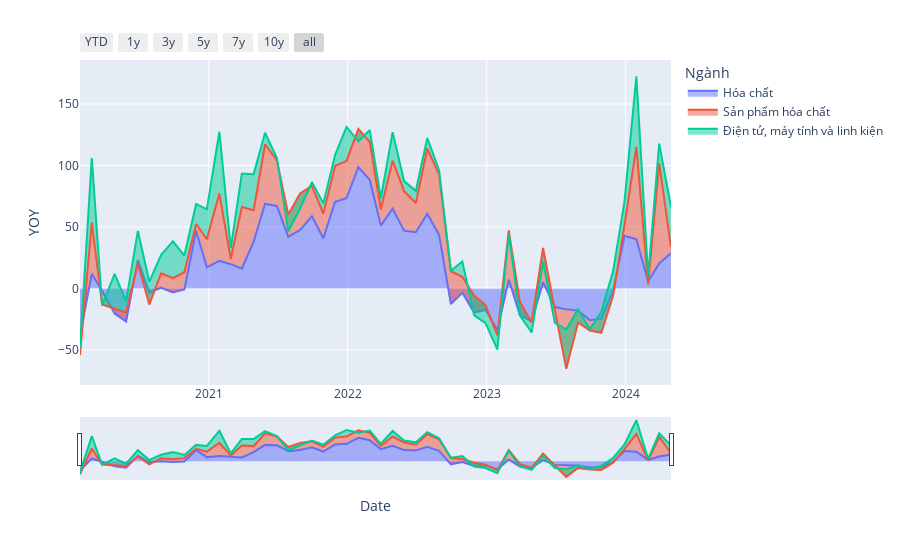

The code cell stored with this chart in its notebook:
### Code cell
import pandas as pd
import plotly.express as px
import plotly.graph_objects as go

df_show = dfs_xk[
    (
        (dfs_xk["Ngành"] == "Điện tử, máy tính và linh kiện")
        # | (dfs_xk["Ngành"] == "Điện thoại và linh kiện")
        # | (dfs_xk["Ngành"] == "Máy móc thiết bị, dụng cụ PT khác")
        # | (dfs_xk["Ngành"] == "Dệt, may")
        # | (dfs_xk["Ngành"] == "Giày dép")
        # | (dfs_xk["Ngành"] == "Thủy sản")
        # | (dfs_xk["Ngành"] == "Sắt thép")
        # | (dfs_xk["Ngành"] == "Rau quả")
        # | (dfs_xk["Ngành"] == "Hạt điều")
        # | (dfs_xk["Ngành"] == "Cà phê")
        # | (dfs_xk["Ngành"] == "Chè")
        # | (dfs_xk["Ngành"] == "Gạo")
        | (dfs_xk["Ngành"] == "Hóa chất")
        | (dfs_xk["Ngành"] == "Sản phẩm hóa chất")
    )
    & (dfs_xk["Date"] > "2020-01-01")
]

fig = px.area(df_show, x="Date", y="YOY", color="Ngành")

fig.update_xaxes(
    rangeslider_visible=True,
    rangeselector=dict(
        buttons=[
            dict(count=1, label="YTD", step="year", stepmode="todate"),
            dict(count=1, label="1y", step="year", stepmode="backward"),
            dict(count=3, label="3y", step="year", stepmode="backward"),
            dict(count=5, label="5y", step="year", stepmode="backward"),
            dict(count=7, label="7y", step="year", stepmode="backward"),
            dict(count=10, label="10y", step="year", stepmode="backward"),
            dict(step="all"),
        ]
    ),
)

fig.show()

### Figure 1 — Plotly figure (JSON) as saved in the notebook; plotly's stock layout.template omitted (floating-point values rounded to 4 significant figures)
{"data": [{"fillpattern": {"shape": ""}, "hovertemplate": "Ngành=Hóa chất<br>Date=%{x}<br>YOY=%{y}<extra></extra>", "legendgroup": "Hóa chất", "line": {"color": "#636efa"}, "marker": {"symbol": "circle"}, "mode": "lines", "name": "Hóa chất", "orientation": "v", "showlegend": true, "stackgroup": "1", "type": "scatter", "x": ["2024-04-29T00:00:00", "2024-03-29T00:00:00", "2024-02-29T00:00:00", "2024-01-29T00:00:00", "2023-12-29T00:00:00", "2023-11-29T00:00:00", "2023-10-29T00:00:00", "2023-09-29T00:00:00", "2023-08-29T00:00:00", "2023-07-29T00:00:00", "2023-06-29T00:00:00", "2023-05-29T00:00:00", "2023-04-29T00:00:00", "2023-03-29T00:00:00", "2023-02-28T00:00:00", "2023-01-29T00:00:00", "2022-12-29T00:00:00", "2022-11-29T00:00:00", "2022-10-29T00:00:00", "2022-09-29T00:00:00", "2022-08-29T00:00:00", "2022-07-29T00:00:00", "2022-06-29T00:00:00", "2022-05-29T00:00:00", "2022-04-29T00:00:00", "2022-03-29T00:00:00", "2022-02-28T00:00:00", "2022-01-29T00:00:00", "2021-12-29T00:00:00", "2021-11-29T00:00:00", "2021-10-29T00:00:00", "2021-09-29T00:00:00", "2021-08-29T00:00:00", "2021-07-29T00:00:00", "2021-06-29T00:00:00", "2021-05-29T00:00:00", "2021-04-29T00:00:00", "2021-03-29T00:00:00", "2021-02-28T00:00:00", "2021-01-29T00:00:00", "2020-12-27T00:00:00", "2020-11-29T00:00:00", "2020-10-29T00:00:00", "2020-09-29T00:00:00", "2020-08-29T00:00:00", "2020-07-29T00:00:00", "2020-06-29T00:00:00", "2020-05-29T00:00:00", "2020-04-29T00:00:00", "2020-03-27T00:00:00", "2020-02-29T00:00:00", "2020-01-29T00:00:00"], "xaxis": "x", "y": [28.68, 20.32, 5.719, 39.96, 42.79, -1.813, -24.57, -25.92, -18.01, -17.01, -15.11, 5.117, -26.89, -21.53, 7.184, -34.01, -17.54, -19.56, -3.556, -12.69, 43.54, 60.75, 45.69, 46.99, 64.82, 51.08, 88.22, 98.56, 73.43, 70.46, 40.77, 58.76, 47.54, 41.98, 67.1, 68.82, 38.15, 16.08, 19.73, 22.5, 17.16, 46.91, -0.7814, -3.294, 0.6051, -3.3, 23.21, -26.93, -20.45, -1.839, 11.9, -38.59], "yaxis": "y"}, {"fillpattern": {"shape": ""}, "hovertemplate": "Ngành=Sản phẩm hóa chất<br>Date=%{x}<br>YOY=%{y}<extra></extra>", "legendgroup": "Sản phẩm hóa chất", "line": {"color": "#EF553B"}, "marker": {"symbol": "circle"}, "mode": "lines", "name": "Sản phẩm hóa chất", "orientation": "v", "showlegend": true, "stackgroup": "1", "type": "scatter", "x": ["2024-04-29T00:00:00", "2024-03-29T00:00:00", "2024-02-29T00:00:00", "2024-01-29T00:00:00", "2023-12-29T00:00:00", "2023-11-29T00:00:00", "2023-10-29T00:00:00", "2023-09-29T00:00:00", "2023-08-29T00:00:00", "2023-07-29T00:00:00", "2023-06-29T00:00:00", "2023-05-29T00:00:00", "2023-04-29T00:00:00", "2023-03-29T00:00:00", "2023-02-28T00:00:00", "2023-01-29T00:00:00", "2022-12-29T00:00:00", "2022-11-29T00:00:00", "2022-10-29T00:00:00", "2022-09-29T00:00:00", "2022-08-29T00:00:00", "2022-07-29T00:00:00", "2022-06-29T00:00:00", "2022-05-29T00:00:00", "2022-04-29T00:00:00", "2022-03-29T00:00:00", "2022-02-28T00:00:00", "2022-01-29T00:00:00", "2021-12-29T00:00:00", "2021-11-29T00:00:00", "2021-10-29T00:00:00", "2021-09-29T00:00:00", "2021-08-29T00:00:00", "2021-07-29T00:00:00", "2021-06-29T00:00:00", "2021-05-29T00:00:00", "2021-04-29T00:00:00", "2021-03-29T00:00:00", "2021-02-28T00:00:00", "2021-01-29T00:00:00", "2020-12-27T00:00:00", "2020-11-29T00:00:00", "2020-10-29T00:00:00", "2020-09-29T00:00:00", "2020-08-29T00:00:00", "2020-07-29T00:00:00", "2020-06-29T00:00:00", "2020-05-29T00:00:00", "2020-04-29T00:00:00", "2020-03-27T00:00:00", "2020-02-29T00:00:00", "2020-01-29T00:00:00"], "xaxis": "x", "y": [4.955, 81.46, -2.468, 75.15, 9.119, -4.192, -11.47, -8.329, -9.707, -48.29, -2.486, 27.9, -0.889, 10.69, 40.09, -4.098, 4.013, 13.72, 13.06, 26.66, 48.97, 52.99, 23.81, 32.07, 39.09, 13.32, 30.88, 31.23, 30.23, 29.2, 20.06, 24.73, 29.65, 18.22, 37.07, 48.43, 25.44, 50.2, 4.232, 54.68, 22.85, 5.522, 13.94, 11.69, 11.74, -9.841, -2.985, 7.439, 4.052, -11.27, 41.68, -15.69], "yaxis": "y"}, {"fillpattern": {"shape": ""}, "hovertemplate": "Ngành=Điện tử, máy tính và linh kiện<br>Date=%{x}<br>YOY=%{y}<extra></extra>", "legendgroup": "Điện tử, máy tính và linh kiện", "line": {"color": "#00cc96"}, "marker": {"symbol": "circle"}, "mode": "lines", "name": "Điện tử, máy tính và linh kiện", "orientation": "v", "showlegend": true, "stackgroup": "1", "type": "scatter", "x": ["2024-04-29T00:00:00", "2024-03-29T00:00:00", "2024-02-29T00:00:00", "2024-01-29T00:00:00", "2023-12-29T00:00:00", "2023-11-29T00:00:00", "2023-10-29T00:00:00", "2023-09-29T00:00:00", "2023-08-29T00:00:00", "2023-07-29T00:00:00", "2023-06-29T00:00:00", "2023-05-29T00:00:00", "2023-04-29T00:00:00", "2023-03-29T00:00:00", "2023-02-28T00:00:00", "2023-01-29T00:00:00", "2022-12-29T00:00:00", "2022-11-29T00:00:00", "2022-10-29T00:00:00", "2022-09-29T00:00:00", "2022-08-29T00:00:00", "2022-07-29T00:00:00", "2022-06-29T00:00:00", "2022-05-29T00:00:00", "2022-04-29T00:00:00", "2022-03-29T00:00:00", "2022-02-28T00:00:00", "2022-01-29T00:00:00", "2021-12-29T00:00:00", "2021-11-29T00:00:00", "2021-10-29T00:00:00", "2021-09-29T00:00:00", "2021-08-29T00:00:00", "2021-07-29T00:00:00", "2021-06-29T00:00:00", "2021-05-29T00:00:00", "2021-04-29T00:00:00", "2021-03-29T00:00:00", "2021-02-28T00:00:00", "2021-01-29T00:00:00", "2020-12-27T00:00:00", "2020-11-29T00:00:00", "2020-10-29T00:00:00", "2020-09-29T00:00:00", "2020-08-29T00:00:00", "2020-07-29T00:00:00", "2020-06-29T00:00:00", "2020-05-29T00:00:00", "2020-04-29T00:00:00", "2020-03-27T00:00:00", "2020-02-29T00:00:00", "2020-01-29T00:00:00"], "xaxis": "x", "y": [32.56, 15.95, 6.335, 57.43, 19.16, 20.15, 17.12, 1.144, 10.77, 31.96, -10.45, -11.44, -8.084, -11.03, -2.569, -11.54, -14.67, -16.07, 12.35, 0.4396, 3.707, 8.584, 9.876, 8.253, 23.17, 8.947, 9.679, -10.18, 27.71, 9.035, 8.335, 2.977, -11.99, -13.87, 1.799, 9.365, 29.36, 27.12, 9.088, 50.24, 24.3, 16.3, 13.63, 29.92, 15.05, 18.53, 26.56, 9.044, 28.23, -0.7242, 52.38, 5.598], "yaxis": "y"}], "layout": {"legend": {"title": {"text": "Ngành"}, "tracegroupgap": 0}, "margin": {"t": 60}, "xaxis": {"anchor": "y", "domain": [0, 1], "rangeselector": {"buttons": [{"count": 1, "label": "YTD", "step": "year", "stepmode": "todate"}, {"count": 1, "label": "1y", "step": "year", "stepmode": "backward"}, {"count": 3, "label": "3y", "step": "year", "stepmode": "backward"}, {"count": 5, "label": "5y", "step": "year", "stepmode": "backward"}, {"count": 7, "label": "7y", "step": "year", "stepmode": "backward"}, {"count": 10, "label": "10y", "step": "year", "stepmode": "backward"}, {"step": "all"}]}, "rangeslider": {"visible": true}, "title": {"text": "Date"}}, "yaxis": {"anchor": "x", "domain": [0, 1], "title": {"text": "YOY"}}}}
